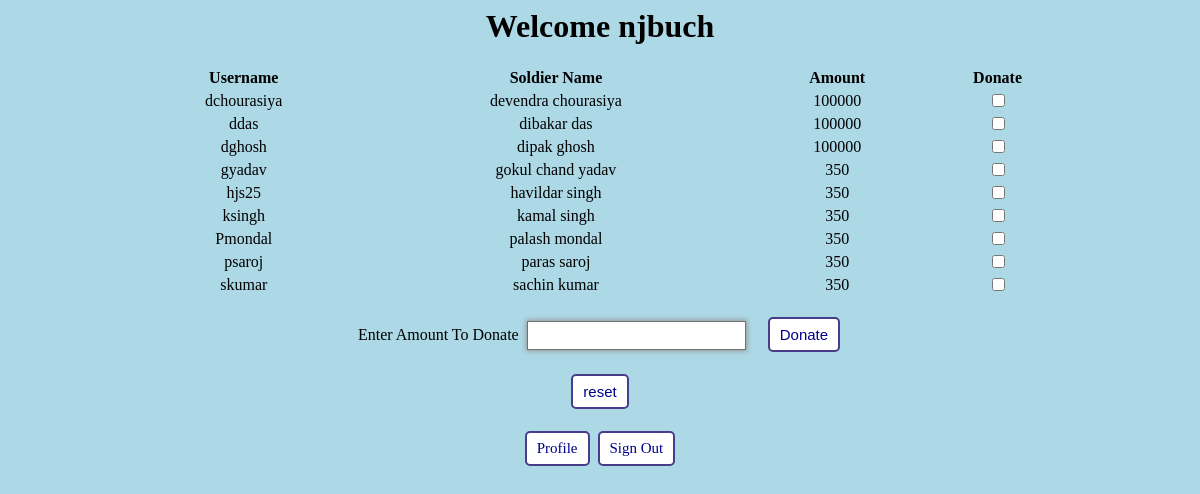
The app's page /home.php (signed in) with its own data.
### tables this page shows
CREATE TABLE `soldier` (
  `uname` varchar(15) NOT NULL,
  `pass` varchar(15) NOT NULL,
  `email` varchar(50) NOT NULL,
  `mob` bigint(10) NOT NULL,
  `adhaar` bigint(20) NOT NULL,
  `sold_name` varchar(20) NOT NULL,
  `id` bigint(20) NOT NULL,
  `bname` varchar(50) NOT NULL,
  `acc` bigint(15) NOT NULL,
  `bank` varchar(20) NOT NULL,
  `ifsc` varchar(11) NOT NULL,
  `amount` bigint(20) NOT NULL
);

### home.php (the view, shortened to what this page needs)
<html>
<body style="background-color:lightblue">
<?php
$unm=$_SESSION['uname'];
    echo "<h1><center>Welcome  ".$unm."</center></h1>" ;?><center>
<form action="Donate.php" method="POST">
<center>
<table  style="width:80%">
<tr>
<th>Username</th>
<th>Soldier Name</th>
<th>Amount</th>
<th>Donate</th>
</tr>
<?php
 try{
		$dbhandler = new PDO('mysql:host=127.0.0.1;dbname=project','root','root');
		$dbhandler->setAttribute(PDO::ATTR_ERRMODE,PDO::ERRMODE_EXCEPTION);
		$sql="select uname,sold_name,amount from soldier where amount<1000000";
		$query=$dbhandler->query($sql);
		while($r=$query->fetch()){
			echo "<tr><td><center>" . $r['uname'] . "</center></td>";
			echo "<td><center>" . $r['sold_name'] . "</center></td>";
			echo "<td align='center'>" . $r['amount'] . "</td>";
			echo "<td align='center'> <input type='checkbox' name='check[]' value=".$r['uname']."></td></tr>";
		}
	}
	catch(PDOException $e){
		echo $e->getMessage();
		die();
	}
?>
</table>
<br>
Enter Amount To Donate &nbsp;<input type="number" name="amount" class="focus" required/> &nbsp; &nbsp;
  <input class="button" type="submit" name="donate" value="Donate" /><br><br>
<input class="button" type="reset" value="reset"><br>
<br>
<a class="button" href="profileciv.php">Profile</a>
<a class="button" href="signout.php?msg1=Logged Out">Sign Out</a>
</center>
</form>
</body>
</html>

### home.php (style rules this page uses)
.button { background-color:white; border: none; border: 2px solid darkslateblue; color: darkblue; border-radius: 5px; padding: 7px 10px; text-align: center; text-decoration: none; display: inline-block; font-size: 15px; -webkit-transition-duration: 0.4s; transition-duration: 0.4s; margin: 2px; }
input[type="number"] { padding: 6px 20px; border: solid 1px #dcdcdc; transition: box-shadow 0.3s, border 0.3s; }
input[type="number"]:focus, input[type="number"].focus { border: solid 1px #707070; box-shadow: 0 0 5px 1px #969696; }

### records on screen
soldier: uname "dchourasiya", sold_name "devendra chourasiya", amount "100000"
soldier: uname "ddas", sold_name "dibakar das", amount "100000"
soldier: uname "dghosh", sold_name "dipak ghosh", amount "100000"
soldier: uname "gyadav", sold_name "gokul chand yadav", amount "350"
soldier: uname "hjs25", sold_name "havildar singh", amount "350"
soldier: uname "ksingh", sold_name "kamal singh", amount "350"
soldier: uname "Pmondal", sold_name "palash mondal", amount "350"
soldier: uname "psaroj", sold_name "paras saroj", amount "350"
soldier: uname "skumar", sold_name "sachin kumar", amount "350"

### other values on screen
$unm "njbuch"
